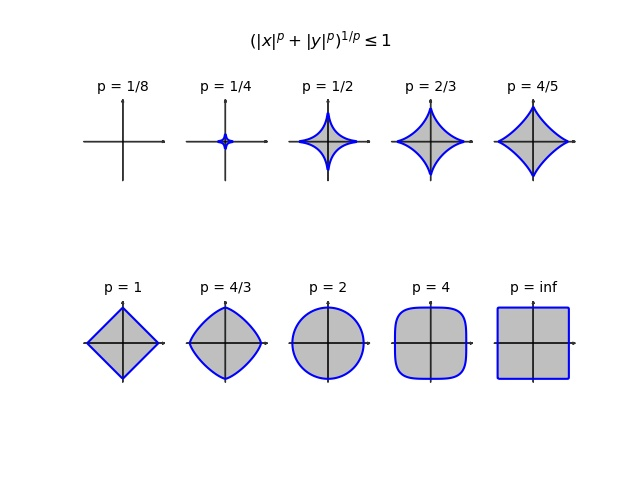

Generate this figure with Python:
import numpy as np
from numpy import abs, log, exp, maximum, sin, sqrt
import matplotlib.pyplot as plt

fig = plt.figure()

x = np.linspace(-1.2, 1.2, 100)
y = np.linspace(-1.2, 1.2, 100)
x, y = np.meshgrid(x, y)
levels = np.array([0, 1])

labels = ['1/8', '1/4', '1/2', '2/3', '4/5',
          '1', '4/3', '2', '4', 'inf']
ps = [1/8, 1/4, 1/2, 2/3, 4/5, 1, 4/3, 2, 4, 100]

for j, p in enumerate(ps):
    plt.subplot(2, 5, j+1)
    z = (abs(x)**p + abs(y)**p)**(1/p)

    plt.arrow(0, -1.1, 0, 2.2, width=0.001,
              head_width=0.05, overhang=1, alpha=0.8)
    plt.arrow(-1.1, 0, 2.2, 0, width=0.001,
              head_width=0.05, overhang=1, alpha=0.8)

    plt.contourf(x, y, z, levels=levels, colors='gray', alpha=0.5)
    plt.contour(x, y, z, levels=levels, colors='b')

    print('j = {}'.format(j))
    plt.title('p = {}'.format(labels[j]), fontsize=10)
    plt.axis('square')
    plt.axis('off')

plt.suptitle(r'$(|x|^p + |y|^p)^{1/p} \leq 1$', ha='center', y=0.94)
# fig.savefig('norm.jpg', dpi=100)
plt.show()
